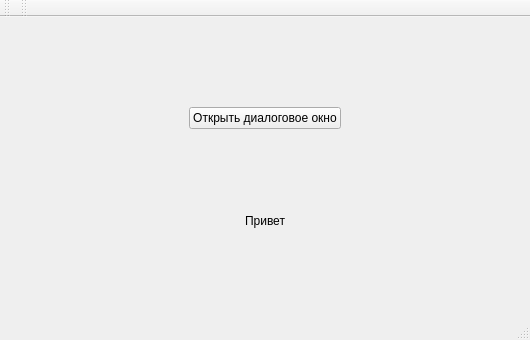
<?xml version="1.0" encoding="UTF-8"?>
<ui version="4.0">
 <class>MainWindow</class>
 <widget class="QMainWindow" name="MainWindow">
  <property name="geometry">
   <rect>
    <x>0</x>
    <y>0</y>
    <width>530</width>
    <height>340</height>
   </rect>
  </property>
  <property name="windowTitle">
   <string>MainWindow</string>
  </property>
  <widget class="QWidget" name="centralWidget">
   <layout class="QGridLayout" name="gridLayout">
    <item row="2" column="0">
     <layout class="QHBoxLayout" name="horizontalLayout">
      <item>
       <widget class="QLabel" name="label">
        <property name="sizePolicy">
         <sizepolicy hsizetype="Fixed" vsizetype="Fixed">
          <horstretch>0</horstretch>
          <verstretch>0</verstretch>
         </sizepolicy>
        </property>
        <property name="text">
         <string>Привет</string>
        </property>
        <property name="alignment">
         <set>Qt::AlignCenter</set>
        </property>
       </widget>
      </item>
     </layout>
    </item>
    <item row="1" column="0">
     <layout class="QHBoxLayout" name="horizontalLayout_2">
      <item>
       <widget class="QPushButton" name="pushButton">
        <property name="sizePolicy">
         <sizepolicy hsizetype="Fixed" vsizetype="Fixed">
          <horstretch>0</horstretch>
          <verstretch>0</verstretch>
         </sizepolicy>
        </property>
        <property name="text">
         <string>Открыть диалоговое окно</string>
        </property>
       </widget>
      </item>
     </layout>
    </item>
   </layout>
  </widget>
  <widget class="QMenuBar" name="menuBar">
   <property name="geometry">
    <rect>
     <x>0</x>
     <y>0</y>
     <width>530</width>
     <height>22</height>
    </rect>
   </property>
  </widget>
  <widget class="QToolBar" name="mainToolBar">
   <attribute name="toolBarArea">
    <enum>TopToolBarArea</enum>
   </attribute>
   <attribute name="toolBarBreak">
    <bool>false</bool>
   </attribute>
  </widget>
  <widget class="QStatusBar" name="statusBar"/>
  <widget class="QToolBar" name="toolBar">
   <property name="windowTitle">
    <string>toolBar</string>
   </property>
   <attribute name="toolBarArea">
    <enum>TopToolBarArea</enum>
   </attribute>
   <attribute name="toolBarBreak">
    <bool>false</bool>
   </attribute>
  </widget>
 </widget>
 <layoutdefault spacing="6" margin="11"/>
 <resources/>
 <connections/>
</ui>
